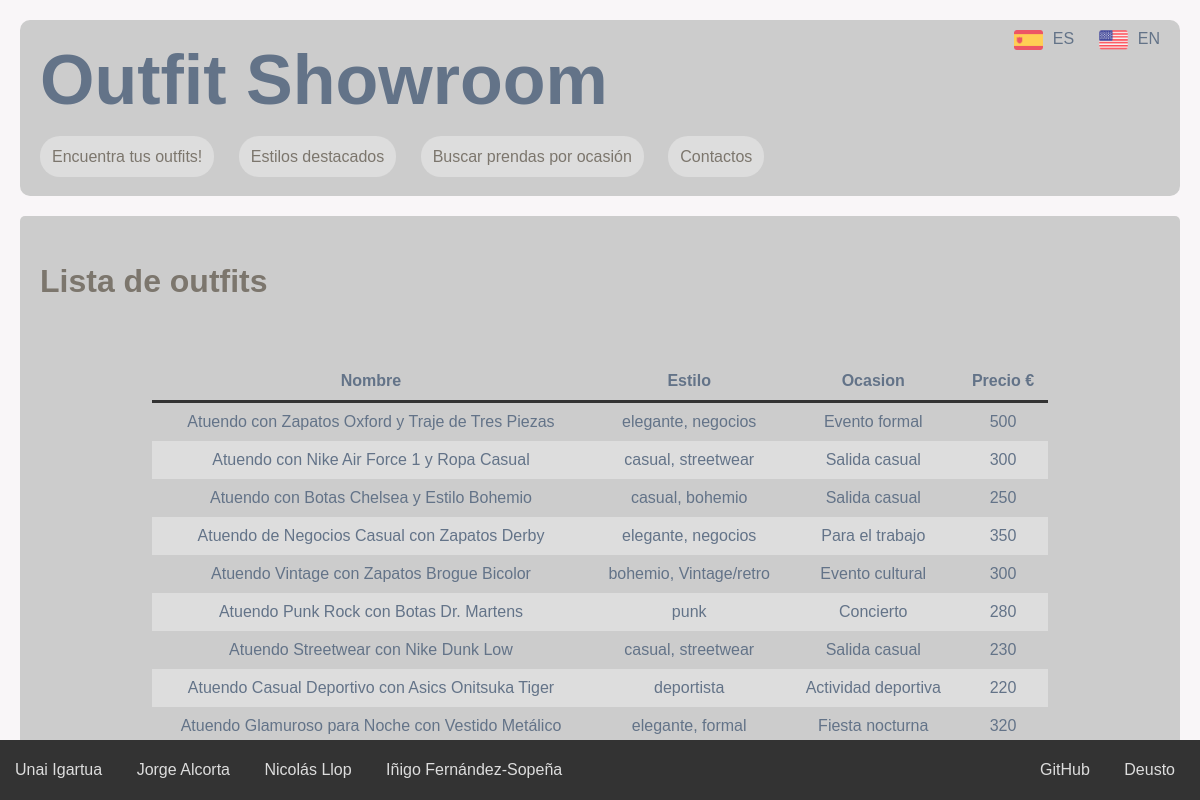
The app's page /outfits, older data.
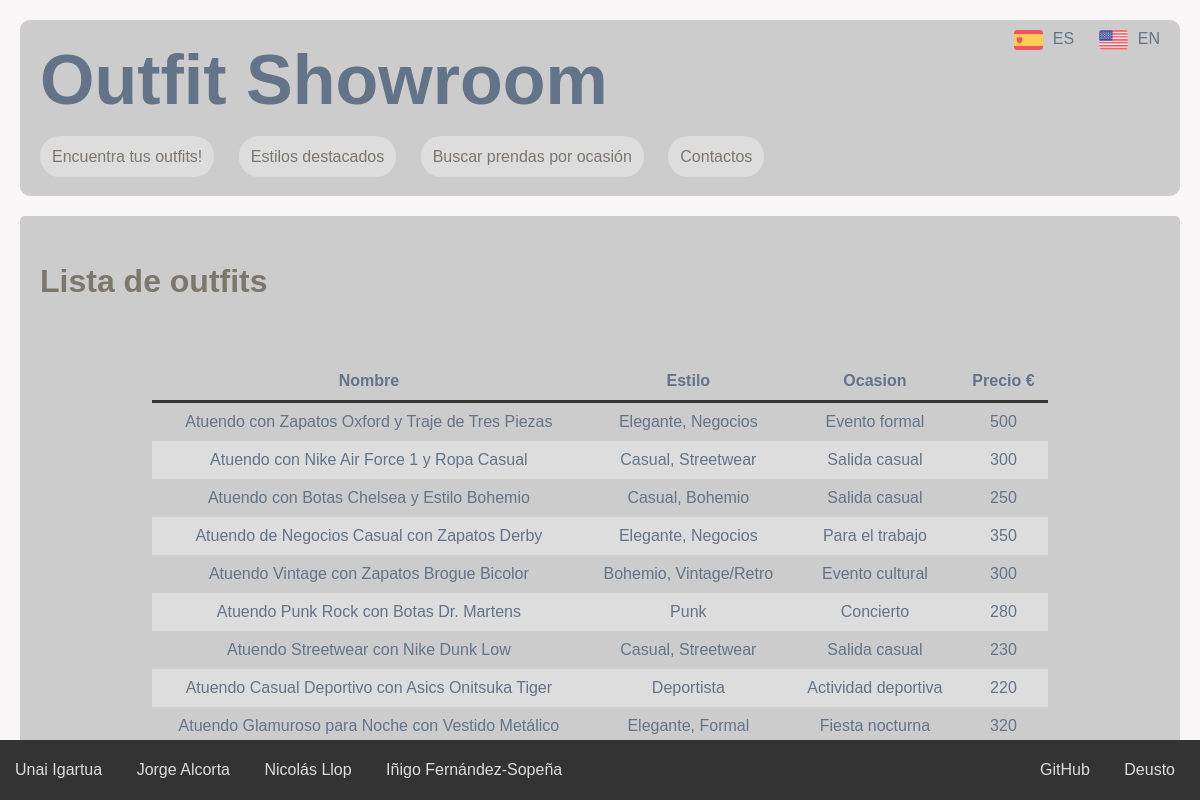
The same page, newer data.
### appOutfitShowroom/models.py (models this page shows, shortened)
class Estilo(models.Model):
    def get_nombre(self):
        return self.nombre_en if get_language() == 'en' else self.nombre
    nombre = models.CharField(max_length=50)
    nombre_en = models.CharField(max_length=50, blank=True)

### appOutfitShowroom/views.py (the view)
# urls.py: path('outfits', views.OutfitListView.as_view(), name='outfits'),
class OutfitListView(ListView):
    model = Outfit
    template_name = 'outfits.html'
    queryset = Outfit.objects.all()
    def get_context_data(self, **kwargs):
        context = super(OutfitListView, self).get_context_data(**kwargs)
        context['titulo_pagina'] = 'Outfit'
        return context

### appOutfitShowroom/models.py (called while the page is built)
    def get_nombre(self):
        return self.nombre_en if get_language() == 'en' else self.nombre

    def get_nombre(self):
        return self.nombre_en if get_language() == 'en' else self.nombre

    def get_precio(self):
        return round((self.precio * 1.08),2) if get_language() == 'en' else self.precio

### appOutfitShowroom/templates/outfits.html
{% extends "base.html" %}
{% load static %}
{%load i18n%}
{% block contenido %}
<h2>{% trans "Lista de outfits" %}</h2>
<br><br>
<div class="table_container">
	<table>
		<thead>
			<tr>
				<th>{% trans "Nombre" %}</th>
				<th>{% trans "Estilo" %}</th>
				<th>{% trans "Ocasion" %}</th>
				<th>{% trans "Precio €" %}</th>
			</tr>
		</thead>
		<tbody>
			{% if outfit_list %}
				{% for o in outfit_list %}
					<tr>
						<td>
							<a href="{% url 'detalle_outfit' o.id %}">{{ o.get_nombre }}</a>
						</td>
						<td>
							{% if o.estilos.all %}
								{% for e in o.estilos.all %}
									<a href="{% url 'detalle_estilo' e.id %}">{{ e.get_nombre }}</a>{% if not forloop.last %}, {% endif %}
								{% endfor %}
							{% else %}
								<span>{% trans "No hay estilos" %}</span>
							{% endif %}
						</td>
						<td>
							{% if o.ocasion %}
								<a href="{% url 'detalle_ocasion' o.ocasion.id %}">{{ o.ocasion.get_nombre }}</a>
							{% else %}
								<span>{% trans "No hay ocasion" %}</span>
							{% endif %}
						</td>
						<td>{{ o.get_precio }}</td>
					</tr>
				{% endfor %}
			{% else %}
				<tr>
					<td colspan="3">{% trans "No hay outfits creadas." %}</td>
				</tr>
			{% endif %}
		</tbody>
	</table>
</div>
{% endblock %}

Row changes from the older to the newer data that the page shows:
changed Estilo: get_nombre "elegante" → "Elegante"
changed Estilo: get_nombre "negocios" → "Negocios"
changed Estilo: get_nombre "casual" → "Casual"
changed Estilo: get_nombre "streetwear" → "Streetwear"
changed Estilo: get_nombre "bohemio" → "Bohemio"
changed Estilo: get_nombre "Vintage/retro" → "Vintage/Retro"
changed Estilo: get_nombre "punk" → "Punk"
changed Estilo: get_nombre "deportista" → "Deportista"
changed Estilo: get_nombre "formal" → "Formal"
